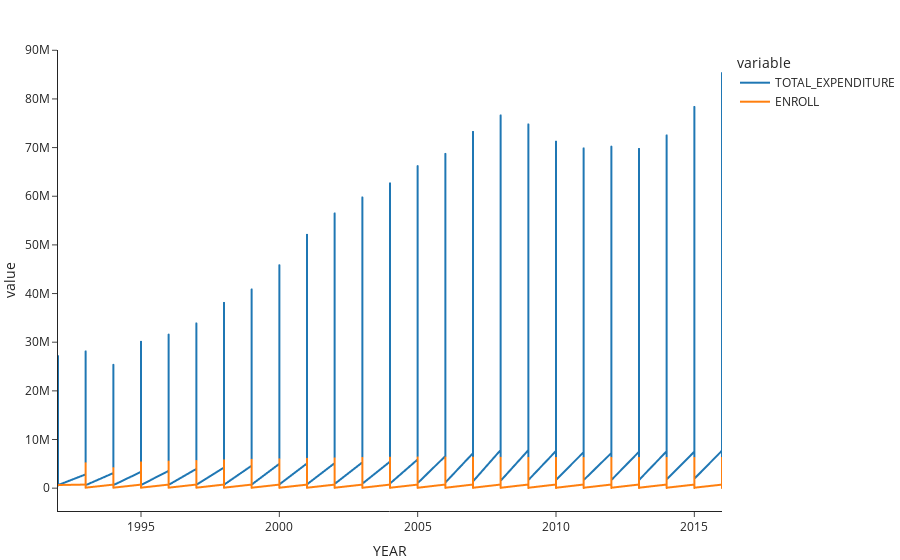

Notebook source saved alongside this figure:
### Code cell
plot_analysis(df_rev_exp_year, columns=["TOTAL_EXPENDITURE", "ENROLL"])

### Figure 1 — Plotly figure (JSON) as saved in the notebook; plotly's stock layout.template omitted (floating-point values rounded to 4 significant figures; data arrays with more than 128 entries replaced by an {"elided": "..."} marker saying what was removed)
{"data": [{"hovertemplate": "<b>%{hovertext}</b><br><br>variable=TOTAL_EXPENDITURE<br>YEAR=%{x}<br>value=%{y}<extra></extra>", "hovertext": {"elided": "1275 int values"}, "legendgroup": "TOTAL_EXPENDITURE", "line": {"color": "#1F77B4", "dash": "solid"}, "mode": "lines", "name": "TOTAL_EXPENDITURE", "showlegend": true, "type": "scattergl", "x": {"elided": "1275 int values"}, "xaxis": "x", "y": {"elided": "1275 int values"}, "yaxis": "y"}, {"hovertemplate": "<b>%{hovertext}</b><br><br>variable=ENROLL<br>YEAR=%{x}<br>value=%{y}<extra></extra>", "hovertext": {"elided": "1275 int values"}, "legendgroup": "ENROLL", "line": {"color": "#FF7F0E", "dash": "solid"}, "mode": "lines", "name": "ENROLL", "showlegend": true, "type": "scattergl", "x": {"elided": "1275 int values"}, "xaxis": "x", "y": {"elided": "1275 float values"}, "yaxis": "y"}], "layout": {"hovermode": "x unified", "legend": {"title": {"text": "variable"}, "tracegroupgap": 0}, "margin": {"b": 5, "l": 0, "r": 0, "t": 50}, "xaxis": {"anchor": "y", "domain": [0, 1], "title": {"text": "YEAR"}}, "yaxis": {"anchor": "x", "domain": [0, 1], "title": {"text": "value"}}}}
